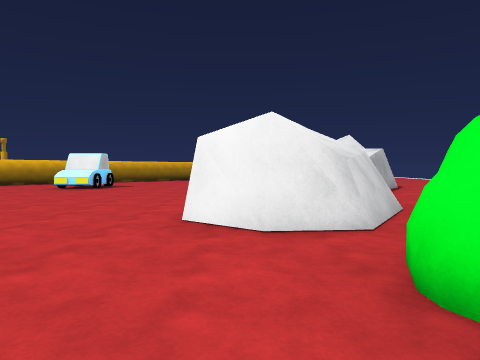
[1] (above)

16 first-person views from a walk through a Unity game level. The camera is 1.2 m above the floor, tilts 2° down and sees 70° across. The floor is counted in squares, 2 m on a side. Each view is taken from the middle of a square. On the plan, view 1 faces up. The plan holds only what a view shows up to about 10 squares ahead; the rest is blank. The place goes on beyond the plan. Surface patterns are stand-ins for the level's own textures.

[2]
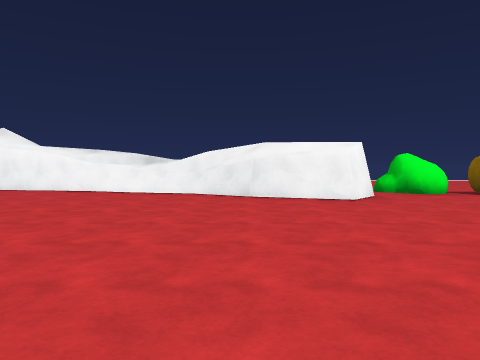

[3]
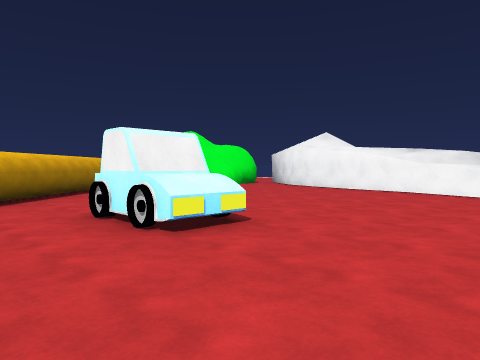

[4]
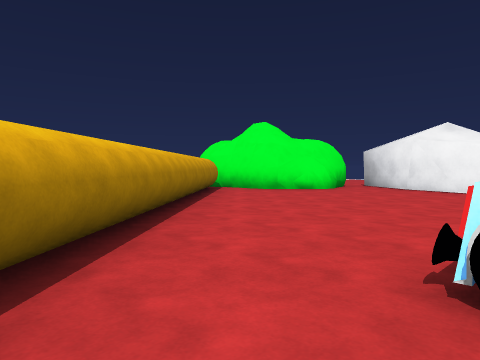

[5]
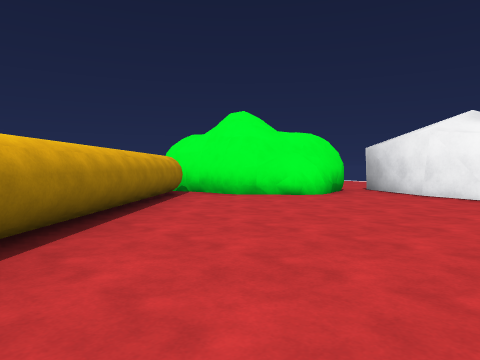

[6]
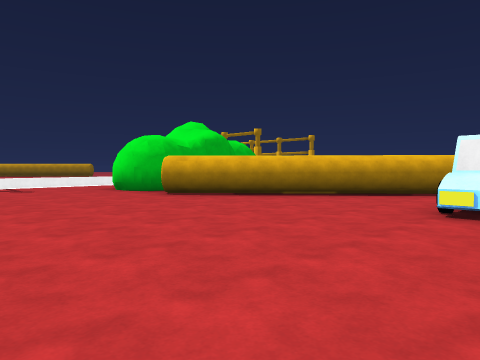

[7]
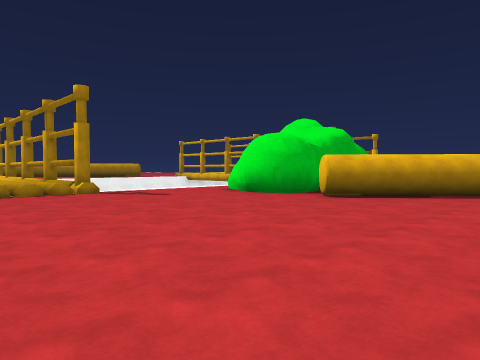

[8]
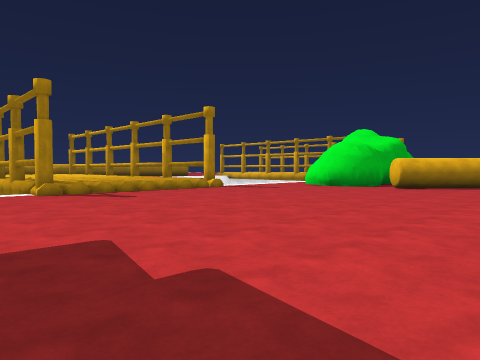

[9]
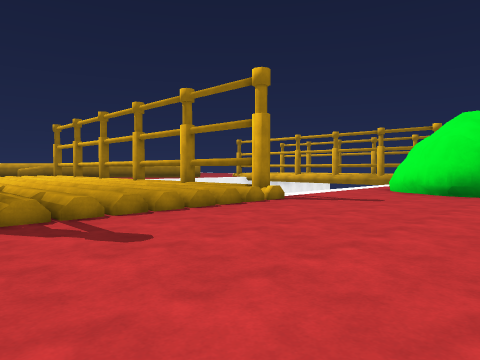

[10]
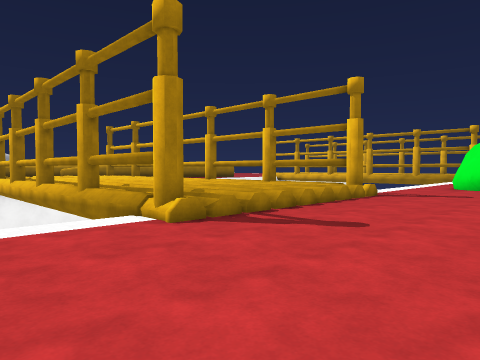

[11]
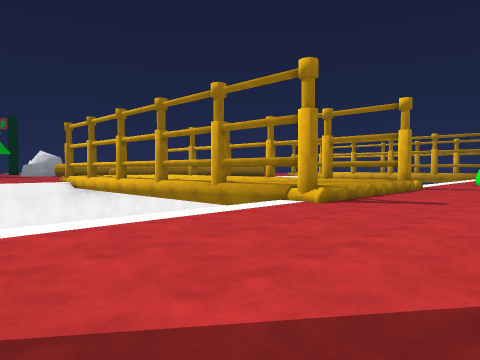

[12]
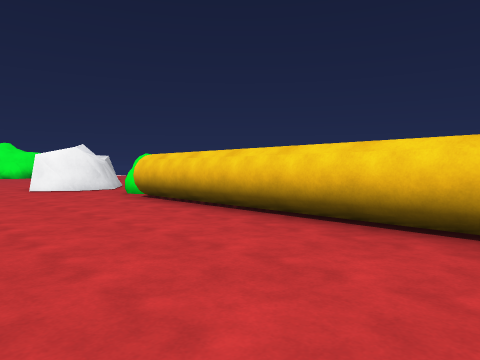

[13]
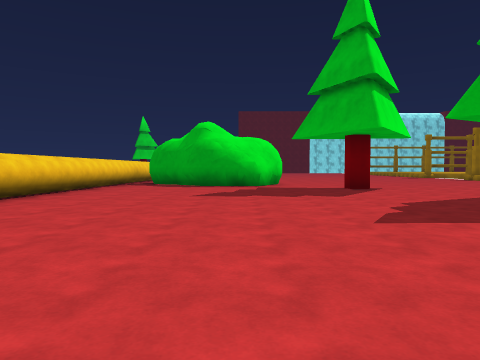

[14]
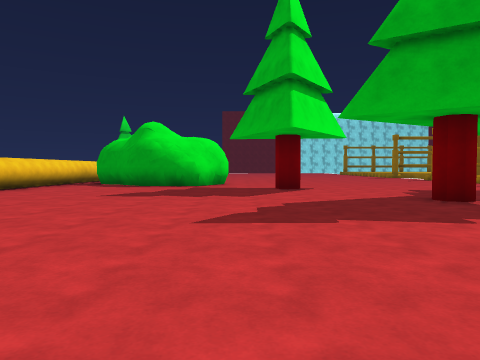

[15]
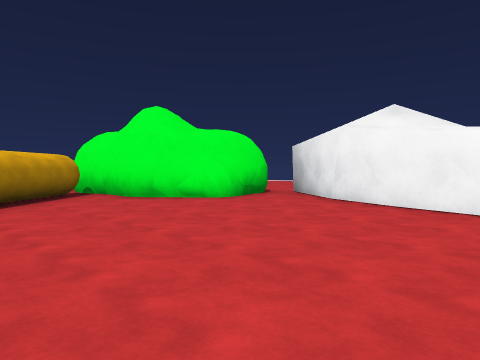

[16]
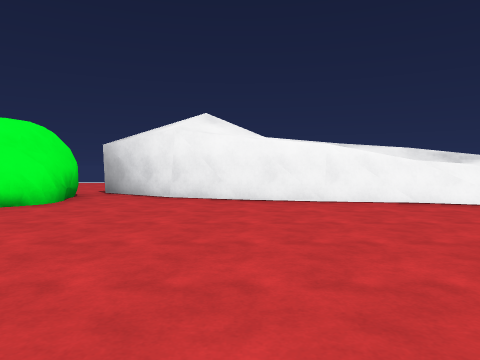

### Floor plan
Key: @ floor where view 1 was taken; # wall or solid block; x gap in a wall; . floor; / step, stairs or slope; ^ raised ledge; v drop or lower ground; C car; T tree; O other object.
Columns run from 18 left of view 1 to 5 right of it. Each row starts with its distance up from view 1.
 20                   ##
 19                  #.#
 18                 ##.#
 17                ##..####
 16               #.......#
 15              ##.......#
 14             ##.......##
 13            ##........#
 12          ###.........#
 11    .### ##...C......##
 10   v.#####....C......#^#.
  9   v.................^^..
  8   v.................^#.
  7   v................##..
  6 xv#/...............##.
  5 ////..............###.
  4 ////..............##.
  3 ////.................
  2 ////...............OO
  1 x^v/...............O
  0   v...............@#
 -1   v.... ...........#
 -2   v.... T..........#
 -3   v................#
 -4    ................#
 -5      O ............#
 -6        ....T.......#

Positions as (right, up) in squares from view 1, and headings:
1: (0, 0), facing up
2: (-7, 6), facing right
3: (-7, 7), facing up-right
4: (-7, 11), facing up-right
5: (-5, 12), facing up-right
6: (-4, 5), facing up-left
7: (-7, 3), facing up-left
8: (-7, -1), facing up-left
9: (-11, 1), facing up-left
10: (-12, -1), facing up-left
11: (-12, -4), facing up-left
12: (-3, -6), facing up-right
13: (-4, 4), facing down
14: (-6, 4), facing down
15: (-3, 11), facing up-right
16: (-4, 13), facing right
